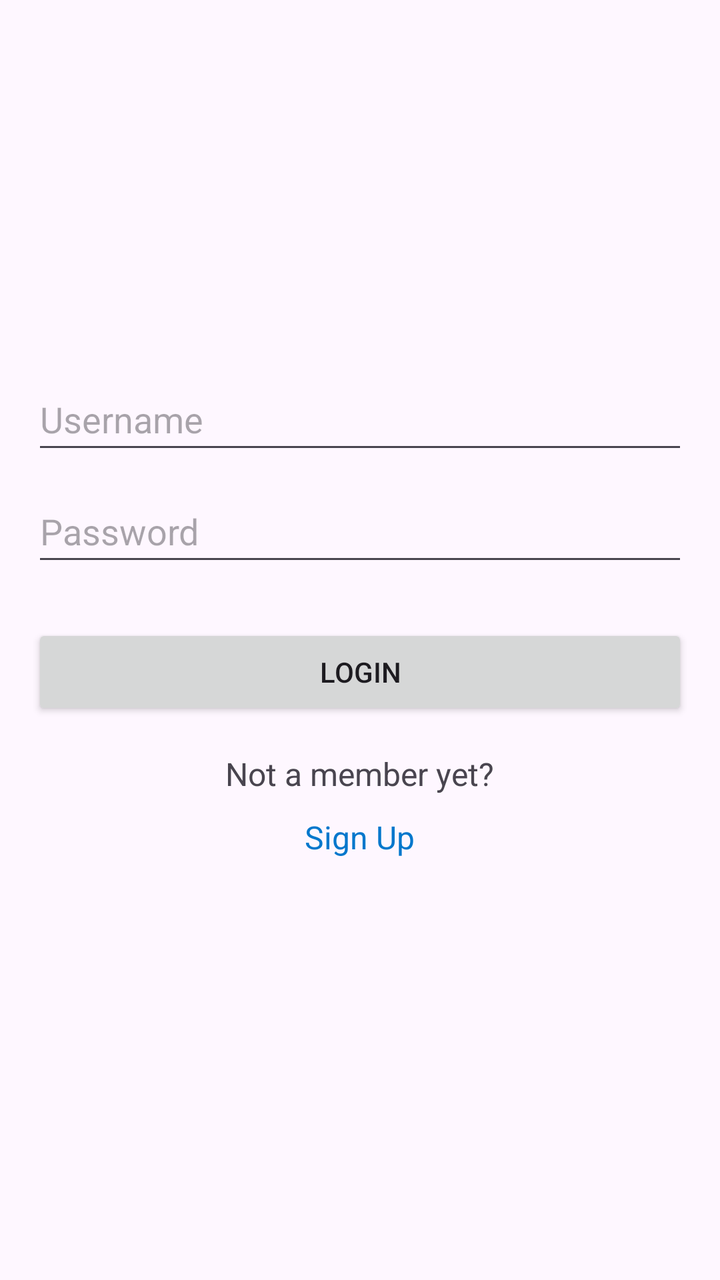
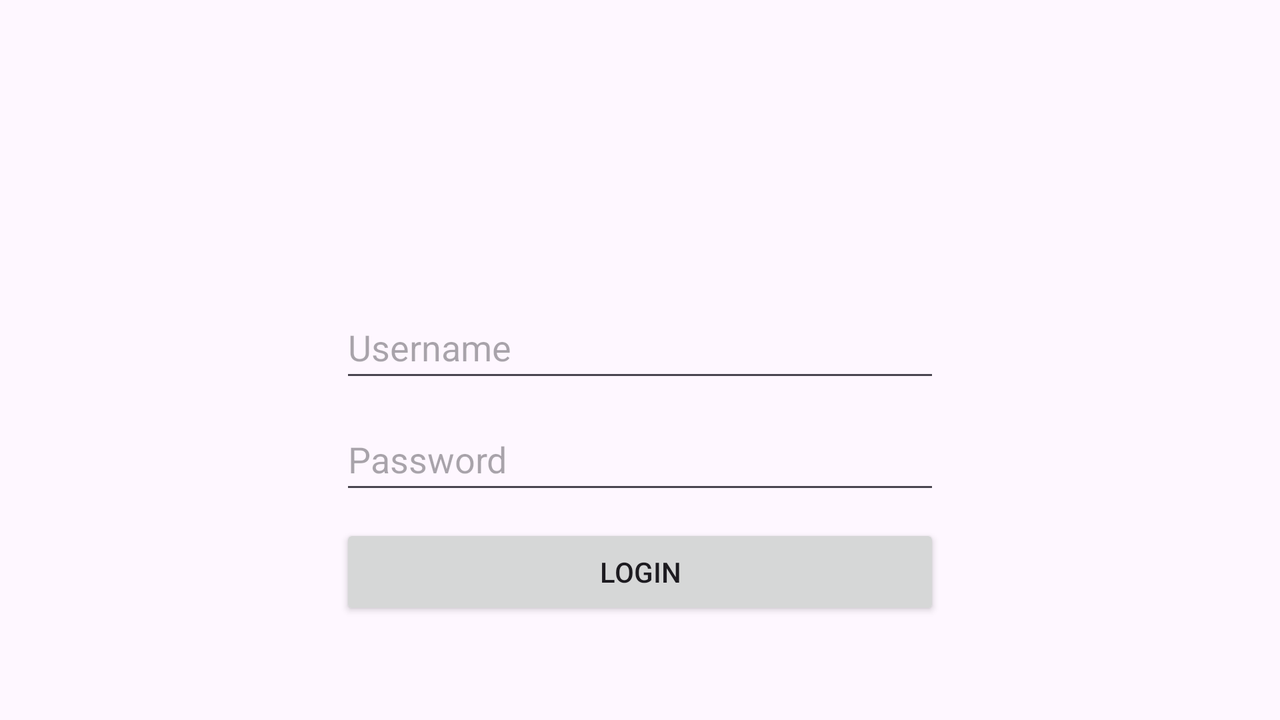

Compare how this app lays out the same screen by default and in its alternative resource folder. The renders come first, then the two layout files and the values they reference.
<!-- AndroidManifest.xml: application theme Theme.CarRentalProject -->
<!-- res/layout/activity_login.xml -->
<?xml version="1.0" encoding="utf-8"?>
<RelativeLayout xmlns:android="http://schemas.android.com/apk/res/android"
    android:layout_width="match_parent"
    android:layout_height="match_parent"
    xmlns:app="http://schemas.android.com/apk/res-auto"
    android:padding="16dp">

    <ImageView
        android:id="@+id/imageViewLogo"
        android:layout_width="120dp"
        android:layout_height="120dp"
        android:layout_centerHorizontal="true"
        android:src="@drawable/ic_user_profile"
        android:layout_marginTop="32dp" />

    <EditText
        android:id="@+id/username_editText"
        android:layout_width="match_parent"
        android:layout_height="48dp"
        android:layout_below="@id/imageViewLogo"
        android:layout_marginTop="16dp"
        android:hint="@string/username_editText"
        android:inputType="text" />

    <EditText
        android:id="@+id/password_editText"
        android:layout_width="match_parent"
        android:layout_height="48dp"
        android:layout_below="@id/username_editText"
        android:layout_marginTop="8dp"
        android:hint="@string/password_editText"
        android:inputType="textPassword" />

    <Button
        android:id="@+id/login_button"
        android:layout_width="match_parent"
        android:layout_height="wrap_content"
        android:layout_below="@id/password_editText"
        android:layout_marginTop="24dp"
        android:text="@string/login_button" />


    <TextView
        android:id="@+id/notMember_textView"
        android:layout_width="wrap_content"
        android:layout_height="wrap_content"
        android:layout_below="@id/login_button"
        android:layout_centerHorizontal="true"
        android:layout_marginTop="16dp"
        android:text="@string/notMember_textView"
        android:textSize="16sp" />



    <TextView
        android:id="@+id/signup_textView"
        android:layout_width="wrap_content"
        android:layout_height="wrap_content"
        android:layout_below="@id/notMember_textView"
        android:layout_marginTop="10dp"
        android:layout_centerHorizontal="true"
        android:text="Sign Up"
        android:textColor="#0077cc"
        android:textSize="16sp" />

</RelativeLayout>
<!-- resources referenced by this layout -->
<resources>
  <string name="login_button">Login</string>
  <string name="notMember_textView">Not a member yet?</string>
  <string name="password_editText">Password</string>
  <string name="username_editText">Username</string>
  <style name="Theme.CarRentalProject" parent="Base.Theme.CarRentalProject" />
  <style name="Base.Theme.CarRentalProject" parent="Theme.Material3.DayNight.NoActionBar">
          
          
      </style>
</resources>
<!-- res/layout-land/activity_login.xml (the author's variant of the layout above) -->
<!-- drawn on the phone turned sideways -->
<?xml version="1.0" encoding="utf-8"?>
<RelativeLayout xmlns:android="http://schemas.android.com/apk/res/android"
    android:layout_width="match_parent"
    android:layout_height="match_parent"
    android:padding="16dp">

    
    <ImageView
        android:id="@+id/imageViewLogo"
        android:layout_width="100dp"
        android:layout_height="100dp"
        android:layout_centerHorizontal="true"
        android:layout_marginStart="32dp"
        android:src="@drawable/ic_user_profile"
        android:layout_marginTop="32dp" />

    <EditText
        android:id="@+id/username_editText"
        android:layout_width="300dp"
        android:layout_height="48dp"
        android:layout_centerHorizontal="true"
        android:layout_below="@id/imageViewLogo"

        android:hint="@string/username_editText"
        android:inputType="text" />

    <EditText
        android:id="@+id/password_editText"
        android:layout_width="300dp"
        android:layout_height="48dp"
        android:layout_below="@id/username_editText"
        android:layout_centerHorizontal="true"
        android:layout_marginTop="8dp"
        android:hint="@string/password_editText"
        android:inputType="textPassword" />

    <Button
        android:id="@+id/login_button"
        android:layout_width="300dp"
        android:layout_height="wrap_content"
        android:layout_below="@id/password_editText"
        android:layout_centerHorizontal="true"
        android:layout_marginTop="10dp"
        android:text="@string/login_button" />

</RelativeLayout>
<!-- resources referenced by the variant -->
<!-- as the phone turned sideways resolves them -->
<resources>
  <string name="login_button">Login</string>
  <string name="password_editText">Password</string>
  <string name="username_editText">Username</string>
  <style name="Theme.CarRentalProject" parent="Base.Theme.CarRentalProject" />
  <style name="Base.Theme.CarRentalProject" parent="Theme.Material3.DayNight.NoActionBar">
          
          
      </style>
</resources>
